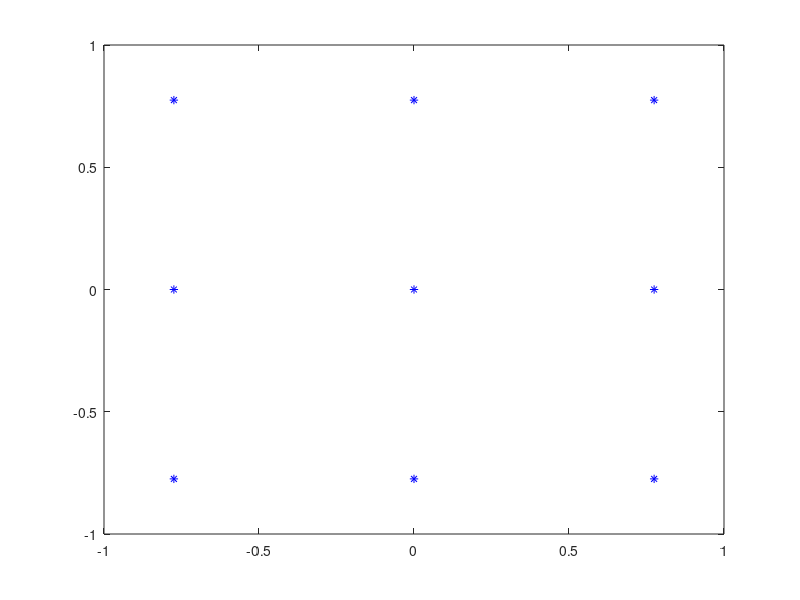

Here is the MATLAB script that generated this plot:
clear all; close all; clc

a = sqrt(0.6);

% y = [-a -a; 0 -a; a -a; -a 0; 0 0; a 0; -a a; 0 a; a a];
x = [-a 0 a -a 0 a -a 0 a];
y = [-a -a -a 0 0 0 a a a];
xy = [x; y]';

plot(x,y,'b*')
axis([-1 1 -1 1])
